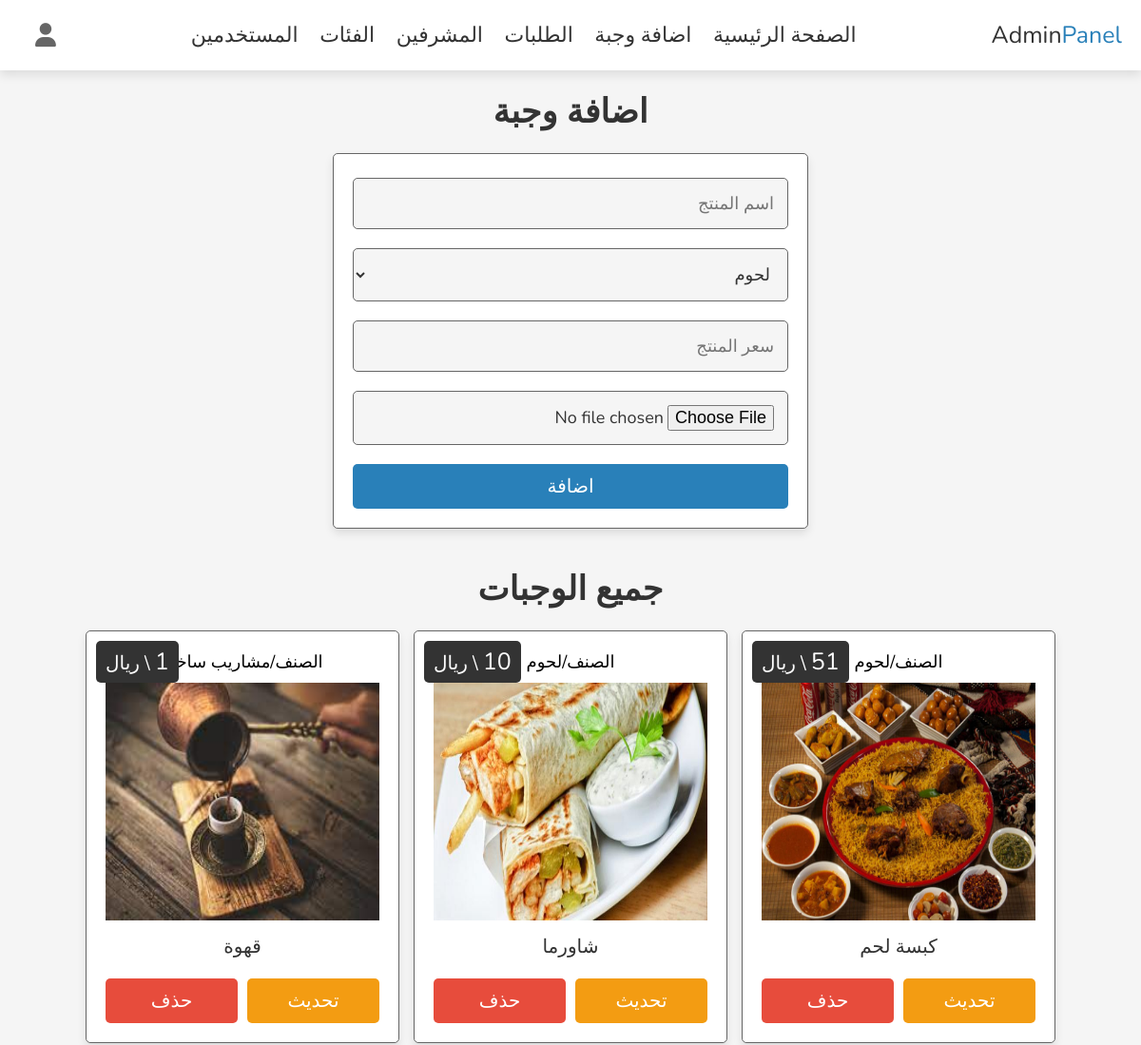
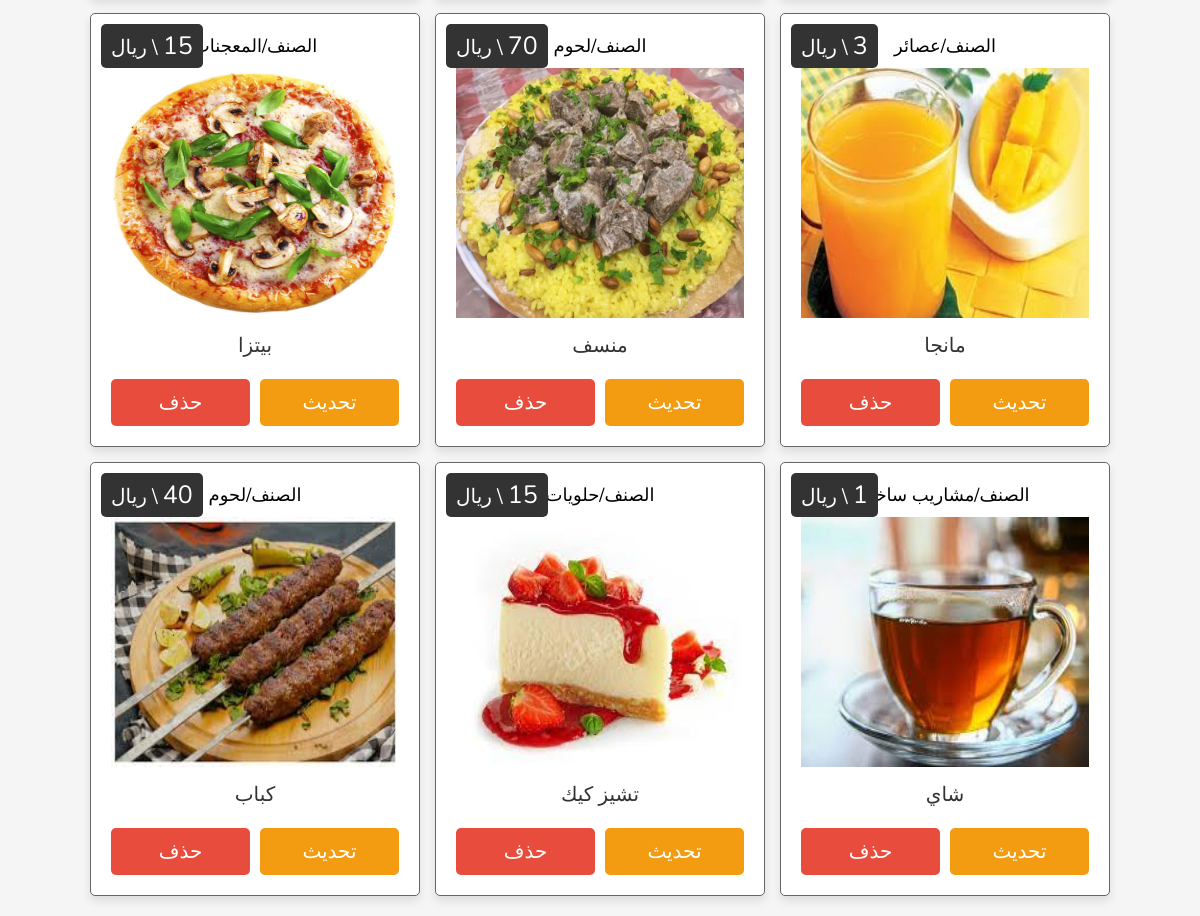
Screenshot of /admin_products.php (signed in) with the database file from the repository (2 pictures, top to bottom).
### tables this page shows
CREATE TABLE `products` (
  `id` int(100) NOT NULL,
  `name` varchar(100) NOT NULL,
  `category_id` int(11) NOT NULL,
  `price` int(10) NOT NULL,
  `image` varchar(100) NOT NULL,
  `date` timestamp NOT NULL DEFAULT current_timestamp() ON UPDATE current_timestamp()
);

CREATE TABLE `tbl_category` (
  `id` int(10) UNSIGNED NOT NULL,
  `title` varchar(100) NOT NULL,
  `image` varchar(255) NOT NULL,
  `date` timestamp NOT NULL DEFAULT current_timestamp() ON UPDATE current_timestamp()
);

### admin_products.php (the view, shortened to what this page needs)
<?php
include 'config.php';
?>
<!DOCTYPE html>
<html lang="en" dir="rtl">
<head>
   <link rel="stylesheet" href="https://cdnjs.cloudflare.com/ajax/libs/font-awesome/6.1.1/css/all.min.css">
   <link rel="stylesheet" href="css/admin_style.css">
</head>
<body>
<?php include 'admin_header.php' ?>
<section class="add-products">
   <h1 class="heading">اضافة وجبة</h1>
   <form action="" method="post" enctype="multipart/form-data">
      <input type="text" class="box" required maxlength="100" placeholder="اسم المنتج" name="name">
      <select name="category" class="box">
         <?php
               $select_category = $conn->prepare("SELECT * FROM `tbl_category`");
               $select_category->execute();
               if($select_category->rowCount() > 0){
                  while($fetch_category = $select_category->fetch(PDO::FETCH_ASSOC)){
            ?>
         <option value="<?= $fetch_category['id']; ?>"><?= $fetch_category['title']; ?></option>
                     <?php
                           }
                        }
               else {
                        echo '<p class="empty">لا توجد تصنيفات</p>';
                  }
                     ?>
      </select>
      <input type="number" min="0" class="box" required max="9999999999" placeholder="سعر المنتج" onkeypress="if(this.value.length == 10) return false;" name="price">
      <input type="file" name="image" accept="image/jpg, image/jpeg, image/png" class="box" required >
      <input type="submit" value="اضافة" class="btn" name="add_product">
   </form>
</section>
<section class="show-products">
   <h1 class="heading">جميع الوجبات</h1>
   <div class="box-container">
   <?php
      $select_products = $conn->prepare("SELECT * FROM `products`");
      $select_products->execute();
      if($select_products->rowCount() > 0){
         while($fetch_products = $select_products->fetch(PDO::FETCH_ASSOC)){
            $select_cat = $conn->prepare("SELECT title FROM `tbl_category` WHERE id='$fetch_products[category_id]'");
            $select_cat->execute();
            $fetch_cat = $select_cat->fetch(PDO::FETCH_ASSOC);
   ?>
   <div class="box">
      <div class="price"><span><?=$fetch_products['price']; ?></span> \ ريال </div>
      <div class="" style="font-size:18px;margin-bottom:10px">الصنف/<span><?=$fetch_cat['title'];?></div>
      <img src="uploaded_img/<?=$fetch_products['image'];?>" height="250" alt="">
      <div class="name"><?=$fetch_products['name'];?></div>
      <div class="flex-btn">
         <a href="admin_product_update.php?update=<?= $fetch_products['id']; ?>" class="option-btn">تحديث</a>
         <a href="admin_products.php?delete=<?= $fetch_products['id']; ?>" class="delete-btn" onclick="return confirm('delete this product?');">حذف</a>
      </div>
   </div>
   <?php
         }
      }else{
         echo '<p class="empty">تم الاضافة</p>';
      }
   ?>
   </div>
</section>
</body>
</html>

### admin_header.php (shortened to what this page needs)
<header class="header">
   <section class="flex">
      <a href="admin_page.php" class="logo">Admin<span>Panel</span></a>
      <nav class="navbar">
         <a href="admin_page.php">الصفحة الرئيسية</a>
         <a href="admin_products.php">اضافة وجبة</a>
         <a href="admin_orders.php">الطلبات</a>
         <a href="admin_accounts.php">المشرفين</a>
         <a href="admin_category.php">الفئات</a>
         <a href="users_accounts.php">المستخدمين</a>
      </nav>
      <div class="icons">
         <div id="user-btn" class="fas fa-user"></div>
      </div>
   </section>
</header>

### css/admin_style.css (style rules this page uses)
:root { --main-color:#2980b9; --red:#e74c3c; --orange:#f39c12; --black:#333; --white:#fff; --light-bg:#f5f5f5; --light-color:#666; --border:.1rem solid var(--light-color); --box-shadow:0 .5rem 1rem rgba(0,0,0,.1); }
* { font-family: 'Nunito', sans-serif; margin:0; padding:0; box-sizing: border-box; outline: none; border:none; text-decoration: none; transition: .2s linear; }
html { font-size: 62.5%; overflow-x: hidden; scroll-behavior: smooth; scroll-padding-top: 7rem; }
body { background: var(--light-bg); }
section { padding:2rem; margin:0 auto; max-width: 1200px; }
.heading { text-align: center; margin-bottom: 2rem; font-size: 3.5rem; color:var(--black); text-transform: uppercase; }
.delete-btn, .option-btn, .btn { display: block; width: 100%; margin-top: 1rem; border-radius: .5rem; padding:1rem 3rem; font-size: 2rem; color:var(--white); cursor: pointer; text-transform: capitalize; text-align: center; }
.btn { background-color: var(--main-color); }
.delete-btn { background-color: var(--red); }
.option-btn { background-color: var(--orange); }
.flex-btn { display: flex; gap:1rem; }
.header { position:sticky; top:0; left:0; right:0; background-color: var(--white); box-shadow: var(--box-shadow); z-index: 1000; }
.header .flex { display: flex; align-items: center; justify-content: space-between; position: relative; }
.header .flex .logo { font-size: 2.5rem; color:var(--black); }
.header .flex .logo span { color: var(--main-color); }
.header .flex .navbar a { margin:0 1rem; font-size: 2.2rem; color:var(--black); }
.header .flex .icons div { font-size: 2.5rem; color:var(--light-color); cursor: pointer; margin-left: 1.7rem; }
.add-products form { max-width: 50rem; margin:0 auto; background-color: var(--white); border-radius: .5rem; box-shadow: var(--box-shadow); padding:2rem; border:var(--border); padding-top: 1.5rem; }
.add-products form .box { width: 100%; padding:1.4rem; font-size: 1.8rem; color:var(--black); border-radius: .5rem; border:var(--border); background-color: var(--light-bg); margin:1rem 0; }
.show-products .box-container { display: grid; grid-template-columns: repeat(auto-fit, 33rem); gap:1.5rem; align-items: flex-start; justify-content: center; }
.show-products .box-container .box { padding:2rem; text-align: center; border-radius: .5rem; border:var(--border); background-color: var(--white); box-shadow: var(--box-shadow); position: relative; }
.show-products .box-container .box img { width: 100%; }
.show-products .box-container .box .price { position: absolute; top:1rem; left:1rem; border-radius: .5rem; background-color: var(--black); color:var(--white); padding:.5rem 1rem; font-size: 2rem; }
.show-products .box-container .box .price span { font-size: 2.5rem; }
.show-products .box-container .box .name { margin:1rem 0; font-size: 2rem; color:var(--black); }

### rows the page displays
products: price "51", category.title "لحوم", image (picture), name "كبسة لحم"
products: price "10", category.title "لحوم", image (picture), name "شاورما"
products: price "1", category.title "مشاريب ساخنة", image (picture), name "قهوة"
products: price "3", category.title "عصائر", image (picture), name "مانجا"
products: price "70", category.title "لحوم", image (picture), name "منسف"
products: price "15", category.title "المعجنات", image (picture), name "بيتزا"
products: price "1", category.title "مشاريب ساخنة", image (picture), name "شاي"
products: price "15", category.title "حلويات", image (picture), name "تشيز كيك"
products: price "40", category.title "لحوم", image (picture), name "كباب"

### other values shown
form field category "لحوم"
